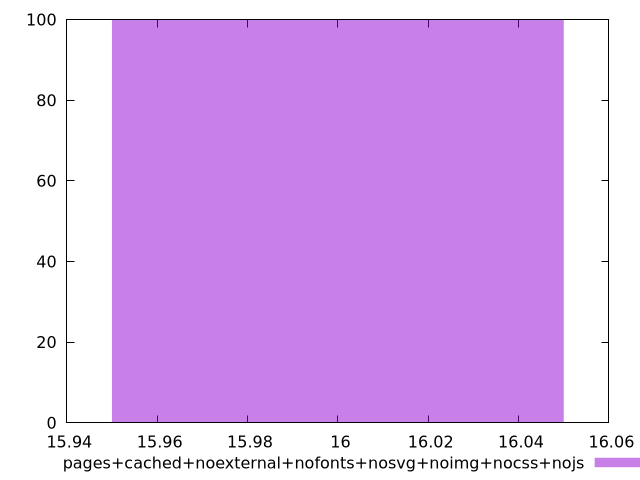

Source code (gnuplot):
$_pagesCachedNoexternalNofontsNosvgNoimgNocssNojs <<EOF
16 100
EOF
set key outside below
set terminal pngcairo
set output "report_00004_2020-11-02T20-21-41.718Z/max-potential-fid/pages+cached+noexternal+nofonts+nosvg+noimg+nocss+nojs//raw_hist.png"
set yrange [0:100]
set boxwidth 0.1
set style fill transparent solid 0.5 noborder
plot $_pagesCachedNoexternalNofontsNosvgNoimgNocssNojs title "pages+cached+noexternal+nofonts+nosvg+noimg+nocss+nojs" with boxes ,
